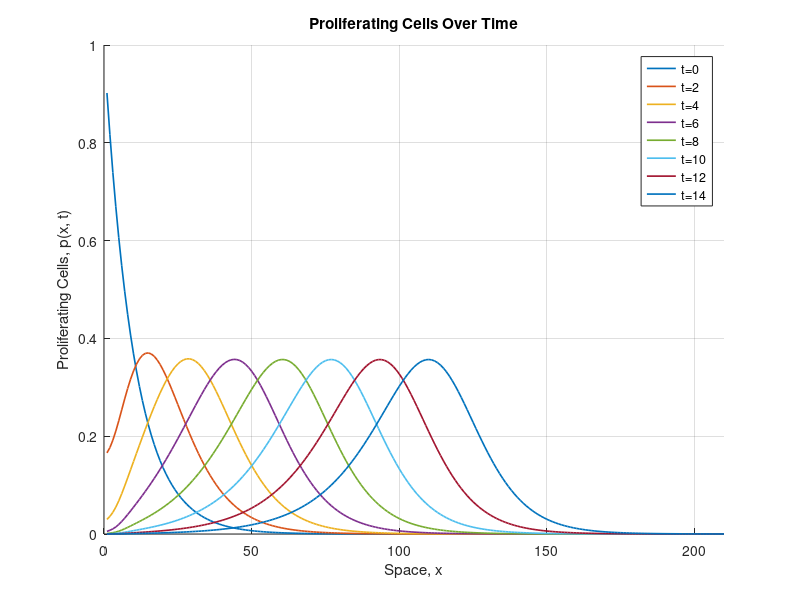
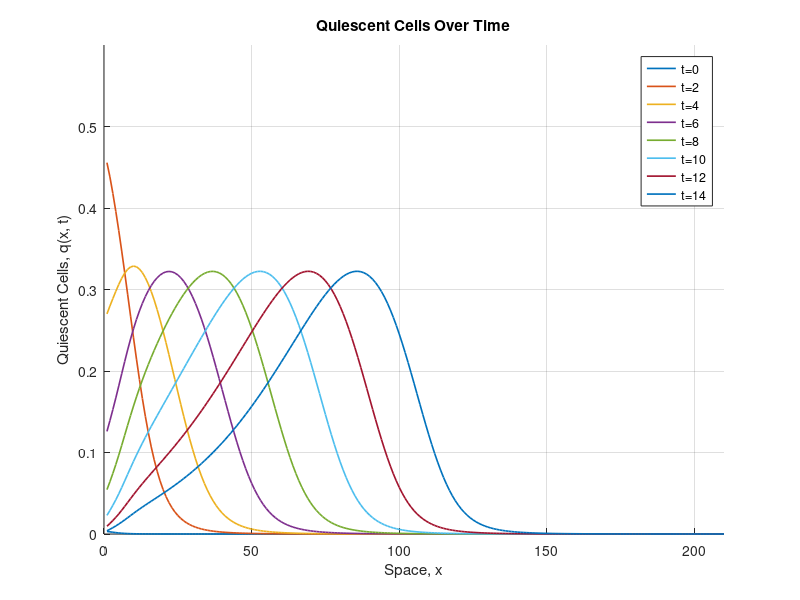
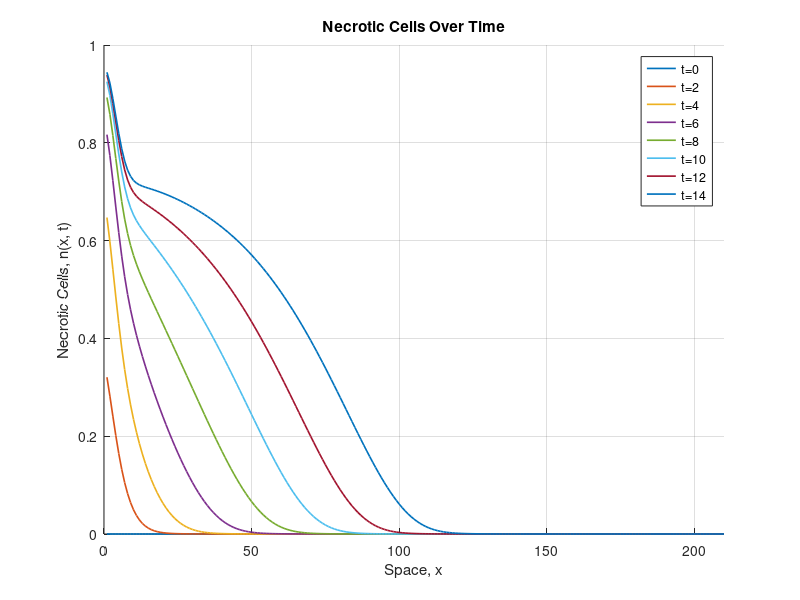
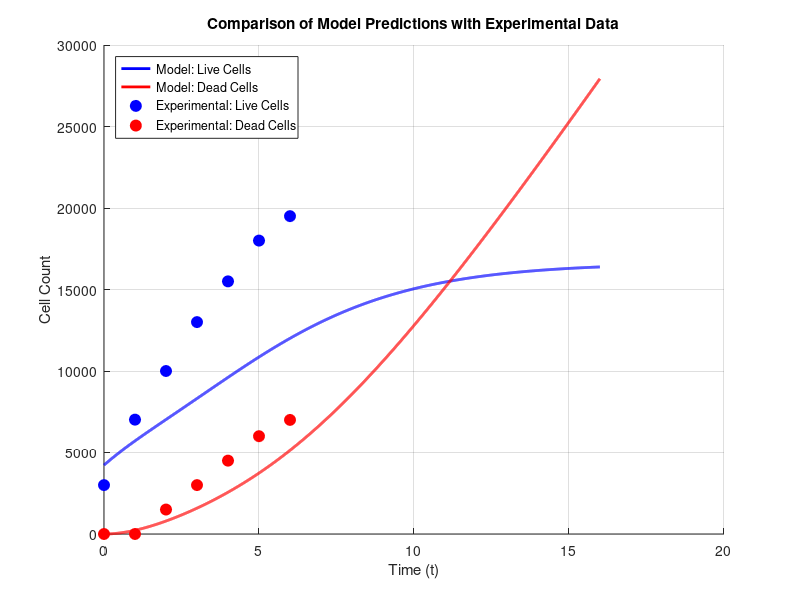

Source code (MATLAB) for these figures, in order: (Note: this script raises an error after producing the figures.)
%% Tumor Growth Model with Visualization and Animation
clear; clc;
global alpha beta gamma

% Parameters
alpha = 0.8; 
beta = 0.5; 
gamma = 10;

dx = 1; X = 210; dt = 0.004; T = 16;
c0 = 1;

% Define functions
f = @(c) 0.5 * (1 - tanh(4 * c - 2));   % Function f(c)
h = @(c) 0.5 * f(c);                   % Function h(c)
g = @(c) beta * exp(beta * c);         % Gompertz growth rate, g(c)

% Spatial and temporal grid
x = dx:dx:X; 
Nx = round(X/dx); 
Nt = round(T/dt);

% Initialize cell densities and nutrient concentration
p = exp(-0.1 .* x); % Initial density of proliferating cells
q = zeros(1, Nx);   % Quiescent cells start at 0
n = zeros(1, Nx);   % Necrotic cells start at 0
c = zeros(1, Nx);   % Nutrient concentration

% Arrays to store results
P = zeros(Nt, Nx); 
Q = zeros(Nt, Nx); 
N = zeros(Nt, Nx);

% Store initial conditions
P(1, :) = p; 
Q(1, :) = q; 
N(1, :) = n;

% Time-stepping loop
for k = 1:Nt
    r = p + q; % Total live cell density
    c = (c0 .* gamma ./ (gamma + p)) .* (1 - alpha .* (p + q + n)); % Nutrient concentration
    
    % Set flux terms to zero at boundaries
    u = zeros(1, Nx);
    v = zeros(1, Nx);
    
    % Calculate flux terms for internal points
    for i = 2:Nx-1
        u(i) = ((p(i+1) - p(i-1)) * r(i) * (r(i+1) - r(i-1)) + ...
                4 * p(i) * r(i) * (r(i+1) - 2 * r(i) + r(i-1)) - ...
                p(i) * (r(i+1) - r(i-1))^2) / (2 * (dx * r(i))^2);
        v(i) = ((q(i+1) - q(i-1)) * r(i) * (r(i+1) - r(i-1)) + ...
                4 * q(i) * r(i) * (r(i+1) - 2 * r(i) + r(i-1)) - ...
                q(i) * (r(i+1) - r(i-1))^2) / (2 * (dx * r(i))^2);
    end
    
    % Update cell densities using the finite difference scheme
    nextp = p + dt .* (u + g(c) .* p .* (1 - (p + q + n)) - f(c) .* p);
    nextq = q + dt .* (v + f(c) .* p - h(c) .* q);
    nextn = n + dt .* (h(c) .* q);
    
    % Update current values
    p = nextp;
    q = nextq;
    n = nextn;

    % Store results
    P(k, :) = p; 
    Q(k, :) = q; 
    N(k, :) = n;
end

% Scale the model results to match experimental data
scale = 443.7249; % Scaling factor
P_scaled = P * scale; 
Q_scaled = Q * scale; 
N_scaled = N * scale;

% Compute total live and dead cells
total_live = P_scaled + Q_scaled; % Proliferating + Quiescent
total_dead = N_scaled;           % Necrotic

% Time points for plotting
time_points = 0:dt:T-dt; 

% Experimental data from Nirmala et al.
exp_time = [0, 1, 2, 3, 4, 5, 6]; % Time points
exp_live = [3000, 7015, 10000, 13000, 15500, 18000, 19500]; % Live cell counts
exp_dead = [0, 0, 1500, 3000, 4500, 6000, 7000];            % Dead cell counts

% Plot comparison of live and dead cell counts
figure(4); % New figure for comparison
hold on;

% Plot model predictions
plot(time_points, sum(total_live, 2), 'b-', 'LineWidth', 2); % Live cells
plot(time_points, sum(total_dead, 2), 'r-', 'LineWidth', 2); % Dead cells

% Plot experimental data
plot(exp_time, exp_live, 'bo', 'MarkerSize', 8, 'MarkerFaceColor', 'b'); % Experimental live cells
plot(exp_time, exp_dead, 'ro', 'MarkerSize', 8, 'MarkerFaceColor', 'r'); % Experimental dead cells

% Customize the plot
xlabel('Time (t)');
ylabel('Cell Count');
title('Comparison of Model Predictions with Experimental Data');
legend('Model: Live Cells', 'Model: Dead Cells', ...
       'Experimental: Live Cells', 'Experimental: Dead Cells', ...
       'Location', 'Northwest');
grid on;

% Plot Proliferating Cells
figure(1);
hold on;
for t = 1:500:Nt
    plot(x, P(t, :), 'LineWidth', 1.2); % Plot at intervals
end
xlabel('Space, x');
ylabel('Proliferating Cells, p(x, t)');
title('Proliferating Cells Over Time');
legend('t=0', 't=2', 't=4', 't=6', 't=8', 't=10', 't=12', 't=14');
axis([0 210 0 1]);
grid on;

% Plot Quiescent Cells
figure(2);
hold on;
for t = 1:500:Nt
    plot(x, Q(t, :), 'LineWidth', 1.2); % Plot at intervals
end
xlabel('Space, x');
ylabel('Quiescent Cells, q(x, t)');
title('Quiescent Cells Over Time');
legend('t=0', 't=2', 't=4', 't=6', 't=8', 't=10', 't=12', 't=14');
axis([0 210 0 0.6]);
grid on;

% Plot Necrotic Cells
figure(3);
hold on;
for t = 1:500:Nt
    plot(x, N(t, :), 'LineWidth', 1.2); % Plot at intervals
end
xlabel('Space, x');
ylabel('Necrotic Cells, n(x, t)');
title('Necrotic Cells Over Time');
legend('t=0', 't=2', 't=4', 't=6', 't=8', 't=10', 't=12', 't=14');
axis([0 210 0 1]);
grid on;

% Animation of tumor growth
figure(6); % New figure for animation
hold on;
axis equal;
axis([-220 220 -220 220]);
aviFile = VideoWriter(fullfile(pwd, 'tumor_growth.avi'));
aviFile.FrameRate = 5; % Adjust frame rate
open(aviFile);

for t = 1:500:Nt
    clf; % Clear figure for new frame
    hold on;
    for i = 1:Nx
        % Proliferating cells
        theta = 2 * pi * rand(1, round(P(t, i) * 100)); 
        r = i + randn(1, length(theta)); 
        plot(r .* cos(theta), r .* sin(theta), 'b.', 'MarkerSize', 5);
        
        % Quiescent cells
        theta = 2 * pi * rand(1, round(Q(t, i) * 100)); 
        r = i + randn(1, length(theta)); 
        plot(r .* cos(theta), r .* sin(theta), 'r.', 'MarkerSize', 5);
        
        % Necrotic cells
        theta = 2 * pi * rand(1, round(N(t, i) * 100)); 
        r = i + randn(1, length(theta)); 
        plot(r .* cos(theta), r .* sin(theta), 'k.', 'MarkerSize', 5);
    end
     % Plot legend (only needs to be set once outside the loop)
    hBlue = plot(NaN, NaN, 'b.', 'MarkerSize', 10); % Blue dot
    hRed = plot(NaN, NaN, 'r.', 'MarkerSize', 10);  % Red dot
    hBlack = plot(NaN, NaN, 'k.', 'MarkerSize', 10); % Black dot
    xlabel('Radial Distance (x)'); % X-axis label
    ylabel('Radial Distance (y)'); % Y-axis label
    title('Radial Distribution of Tumor Cell Types Over Time');
    legend([hBlue, hRed, hBlack], ...
        {'Blue: Proliferating Cells', 'Red: Quiescent Cells', 'Black: Necrotic Cells'}, ...
        'Location', 'northeast');
    drawnow;
    writeVideo(aviFile, getframe(gcf));
end

close(aviFile);
disp(['Animation saved as ', fullfile(pwd, 'tumor_growth.avi')]);
